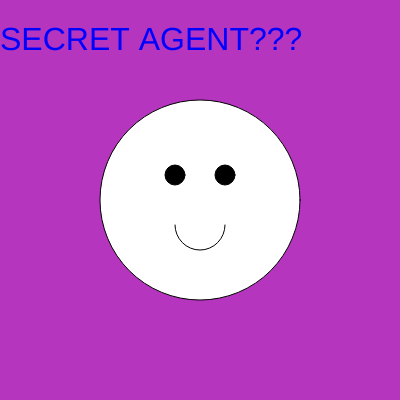
Frame 1 (no input)
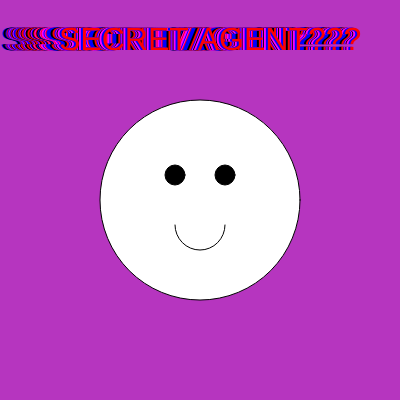
Frame 60 (no input)
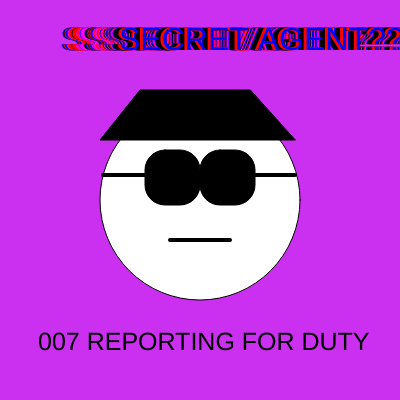
Frame 120 (the mouse pressed at the canvas centre since frame 60)

The p5.js sketch that drew these frames (run headless with seeded random() and noise() and a simulated clock; from frame 60 on, the mouse is pressed at the canvas centre):

// p5.js sketch
// ── sketch.js
// let triangle1 = {
//   x1: 175,
//   y1: 300,
//   x2: 175,
//   y2: 290,
//   x3: 185,
//   y3: 295,
// }

// let triangle2 = {
//   x1: 185,
//   y1: 295,
//   x2: 195,
//   y2: 290,
//   x3: 195,
//   y3: 295,
// }

let text1 = {
  x: 0,
  y: 50,
};

let text2 = {
  x: 38,
  y: 350,
};

function setup() {
  createCanvas(400, 400);
  background(random(255), random(255), random(255));
  circle(200, 200, 200);
  //circle(175, 175, 25);
  //circle(225, 175, 25);
  fill(0);
  circle(175, 175, 20);
  circle(225, 175, 20);

  noFill();
  //fill(255, 0, 0);
  arc(200, 225, 50, 50, 0, PI);
  //noStroke();
}

function draw() {
  // background(255);
  //siren
  fill(random([0, 255]), 0, random([0, 255]));
  // circle(350, 350, 25);

  //fill(0);
  textSize(32);
  let str = "SECRET AGENT???";
  text(str, text1.x, text1.y);
  text1.x++ % height;
}

function mousePressed() {
  background(random(255), random(255), random(255));
  //head
  fill(255);
  circle(200, 200, 200);
  fill(0);
  //sunglasses
  rect(145, 150, 55, 55, 20);
  rect(200, 150, 55, 55, 20);
  //hat
  quad(250, 90, 140, 90, 100, 140, 295, 140);
  //}troke(100);
  strokeWeight(4);
  line(103, 175, 145, 175);
  line(255, 175, 295, 175);
  line(170, 240, 230, 240);
  //strokeWeight(4);

  //undercover
  textSize(25);
  let str = "007 REPORTING FOR DUTY";
  text(str, text2.x, text2.y);
}

//   function draw() {
//   //background(220);
//   //fill(random(255), random(255), random(255));
//     circle(300, 300, 25);
//     color(255, 0, 255);
// };


// https://editor.p5js.org/marthajanicki/sketches/YDt39MIPA
// Wk2_creativeProject by marthajanicki
